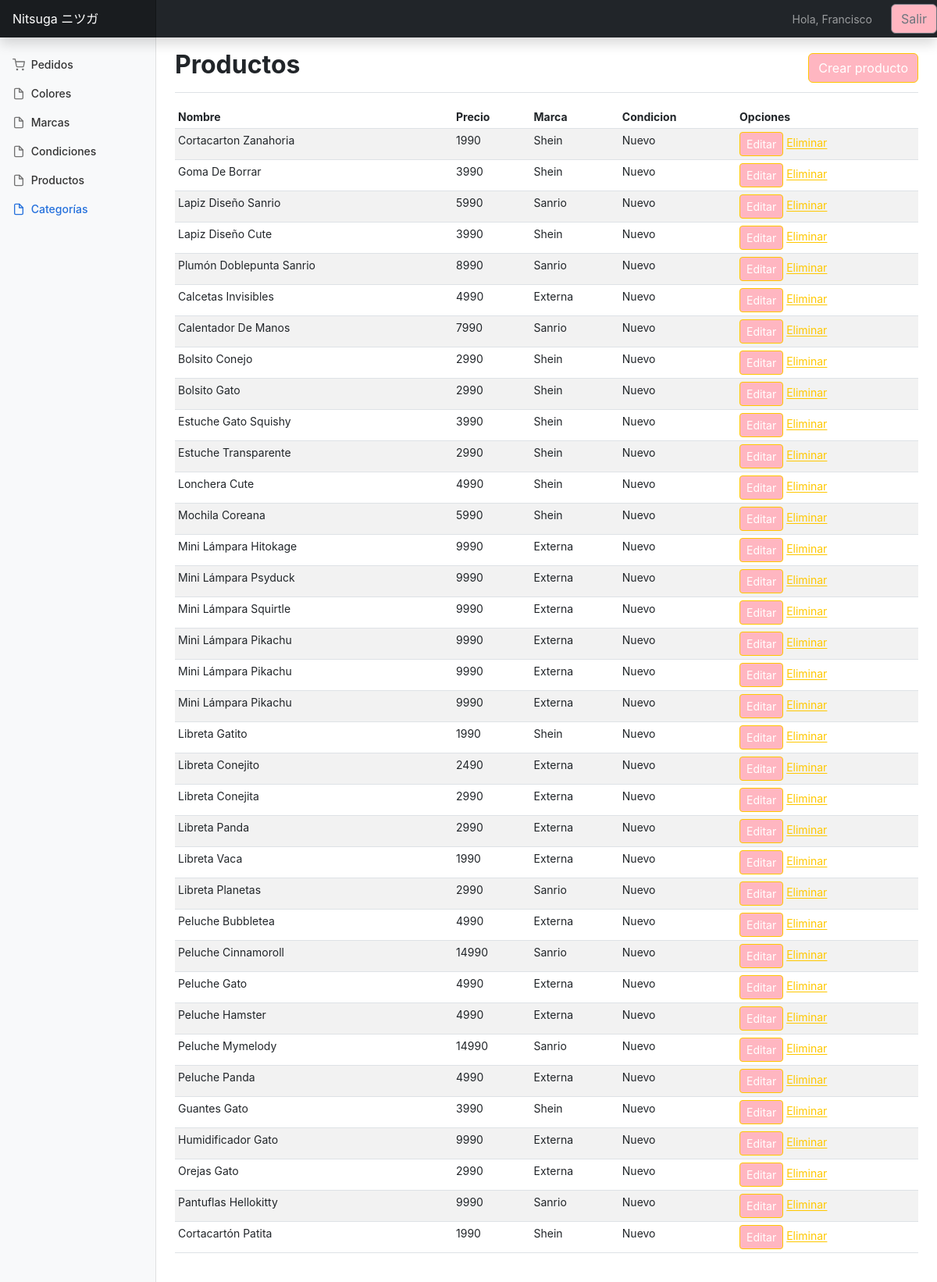
Page /listar_producto/ (signed in) on the committed database.
### app/models.py (models this page shows, shortened)
class Producto(models.Model):
    nombre = models.CharField(max_length=50)
    precio = models.IntegerField()
    descripcion = models.TextField()
    marca = models.ForeignKey(Marca, default="None", on_delete=models.PROTECT)
    colores = models.ForeignKey(Colores, default="None", on_delete=models.PROTECT)
    disponible = models.BooleanField()
    condicion = models.ForeignKey(Condicion, default="None", on_delete=models.PROTECT)
    categoria = models.ForeignKey(Categoria, default="None", on_delete=models.PROTECT)

class Marca(models.Model):
    nombre = models.CharField(max_length=50)
    disponible = models.BooleanField()
    def __str__(self):
        return self.nombre

class Condicion(models.Model):
    nombre = models.CharField(max_length=40)
    disponible = models.BooleanField()
    def __str__(self):
        return self.nombre

### app/views.py (the view)
# urls.py: path('listar_producto/', listar_producto, name="listar_producto"),
@login_required
def listar_producto(request):
    productos = Producto.objects.all()
    data = {
        'productos' : productos
    }
    return render(request, 'app/producto/listar.html', data)

### app/templates/app/producto/listar.html
{% extends 'app/gestion/base.html' %}
{% block contenido %}
<div class="container-fluid">
    <div class="row">
      <main class="col-md-9 ms-sm-auto col-lg-10 px-md-4">
        <div
          class="d-flex justify-content-between flex-wrap flex-md-nowrap align-items-center pt-3 pb-2 mb-3 border-bottom">
          <h1 class="h2">Productos</h1>
          <a href="{% url 'app:crear_producto' %}" class="btn btn-primary">Crear producto</a>
        </div>
        <div class="table-responsive">
          <table class="table table-striped table-sm">
            <thead>
              <tr>
                <th scope="col">Nombre</th>
                <th scope="col">Precio</th>
                <th scope="col">Marca</th>
                <th scope="col">Condicion</th>
                <th scope="col">Opciones</th>
              </tr>
            </thead>
            <tbody>
                {% for p in productos %}
                <tr>
                    <td>{{ p.nombre | title }}</td>
                    <td>{{ p.precio }}</td>
                    <td>{{ p.marca | title }}</td>
                    <td>{{ p.condicion | title }}</td>
                    <td>
                        <a href="{% url 'app:editar_producto' p.id %}" class="btn-primary btn btn-sm">Editar</a>
                        <a href="{% url 'app:eliminar_producto' p.id %}" class="btn-sm">Eliminar</a>
                    </td>
                </tr>
                {% endfor %}
            </tbody>
          </table>
        </div>
      </main>
    </div>
  </div>
{% endblock %}

### app/templates/app/gestion/base.html (shortened to what this page needs)
{% load static %}
<!doctype html>
<html lang="en">
<head>
  <link rel="stylesheet" href="{% static 'app/css/styles.css' %}">
  <link rel="stylesheet" href="{% static 'app/css/dashboard.css' %}">
</head>
<body>
  <header class="navbar navbar-dark sticky-top bg-dark flex-md-nowrap p-0 shadow">
    <a class="navbar-brand col-md-3 col-lg-2 me-0 px-3" href="{% url 'gestion_home' %}">Nitsuga ニツガ</a>
    <div class="navbar-nav">
      <div class="nav-item text-nowrap d-flex align-items-center">
        <span class="nav-link px-3">Hola, {{ user.username }}</span>
        <form action="{% url 'logout' %}" method="post" class="ms-2">
          <button type="submit" class="btn btn-outline-secondary">Salir</button>
        </form>
      </div>
    </div>
  </header>
  <div class="container-fluid">
    <div class="row">
      <nav id="sidebarMenu" class="col-md-3 col-lg-2 d-md-block bg-light sidebar collapse">
        <div class="position-sticky pt-3">
          <ul class="nav flex-column">
            <li class="nav-item">
              <a class="nav-link" aria-current="page" href="{% url 'gestion_home' %}">
                <span data-feather="shopping-cart"></span>
                Pedidos
              </a>
            </li>
            <li class="nav-item">
              <a class="nav-link" href="{% url 'app:listar_color' %}">
                <span data-feather="file"></span>
                Colores
              </a>
            </li>
            <li class="nav-item">
              <a class="nav-link" href="{% url 'app:listar_marca' %}">
                <span data-feather="file"></span>
                Marcas
              </a>
            </li>
            <li class="nav-item">
              <a class="nav-link" href="{% url 'app:listar_condicion' %}">
                <span data-feather="file"></span>
                Condiciones
              </a>
            </li>
            <li class="nav-item">
              <a class="nav-link" href="{% url 'app:listar_producto' %}">
                <span data-feather="file"></span>
                Productos
              </a>
            </li>
            <li class="nav-item">
              <a class="nav-link active" href="{% url 'app:listar_categoria' %}">
                <span data-feather="file"></span>
                Categorías
              </a>
            </li>
          </ul>
        </div>
      </nav>
    </div>
  </div>
    {% block contenido %}
    {% endblock %}
</body>
</html>

### app/static/app/css/dashboard.css (style rules this page uses)
body { font-size: .875rem; }
.feather { width: 16px; height: 16px; vertical-align: text-bottom; }
.sidebar { position: fixed; top: 0; bottom: 0; left: 0; z-index: 100; padding: 48px 0 0; box-shadow: inset -1px 0 0 rgba(0, 0, 0, .1); }
.sidebar .nav-link { font-weight: 500; color: #333; }
.sidebar .nav-link .feather { margin-right: 4px; color: #727272; }
.sidebar .nav-link.active { color: #2470dc; }
.sidebar .nav-link:hover .feather, .sidebar .nav-link.active .feather { color: inherit; }
.navbar-brand { padding-top: .75rem; padding-bottom: .75rem; font-size: 1rem; background-color: rgba(0, 0, 0, .25); box-shadow: inset -1px 0 0 rgba(0, 0, 0, .25); }

### rows in the picture
Producto: nombre "Cortacarton Zanahoria", precio "1990", marca "Shein", condicion "Nuevo"
Producto: nombre "Goma De Borrar", precio "3990", marca "Shein", condicion "Nuevo"
Producto: nombre "Lapiz Diseño Sanrio", precio "5990", marca "Sanrio", condicion "Nuevo"
Producto: nombre "Lapiz Diseño Cute", precio "3990", marca "Shein", condicion "Nuevo"
Producto: nombre "Plumón Doblepunta Sanrio", precio "8990", marca "Sanrio", condicion "Nuevo"
Producto: nombre "Calcetas Invisibles", precio "4990", marca "Externa", condicion "Nuevo"
Producto: nombre "Calentador De Manos", precio "7990", marca "Sanrio", condicion "Nuevo"
Producto: nombre "Bolsito Conejo", precio "2990", marca "Shein", condicion "Nuevo"
Producto: nombre "Bolsito Gato", precio "2990", marca "Shein", condicion "Nuevo"
Producto: nombre "Estuche Gato Squishy", precio "3990", marca "Shein", condicion "Nuevo"
Producto: nombre "Estuche Transparente", precio "2990", marca "Shein", condicion "Nuevo"
Producto: nombre "Lonchera Cute", precio "4990", marca "Shein", condicion "Nuevo"
Producto: nombre "Mochila Coreana", precio "5990", marca "Shein", condicion "Nuevo"
Producto: nombre "Mini Lámpara Hitokage", precio "9990", marca "Externa", condicion "Nuevo"
Producto: nombre "Mini Lámpara Psyduck", precio "9990", marca "Externa", condicion "Nuevo"
Producto: nombre "Mini Lámpara Squirtle", precio "9990", marca "Externa", condicion "Nuevo"
Producto: nombre "Mini Lámpara Pikachu", precio "9990", marca "Externa", condicion "Nuevo"
Producto: nombre "Mini Lámpara Pikachu", precio "9990", marca "Externa", condicion "Nuevo"
Producto: nombre "Mini Lámpara Pikachu", precio "9990", marca "Externa", condicion "Nuevo"
Producto: nombre "Libreta Gatito", precio "1990", marca "Shein", condicion "Nuevo"
Producto: nombre "Libreta Conejito", precio "2490", marca "Externa", condicion "Nuevo"
Producto: nombre "Libreta Conejita", precio "2990", marca "Externa", condicion "Nuevo"
Producto: nombre "Libreta Panda", precio "2990", marca "Externa", condicion "Nuevo"
Producto: nombre "Libreta Vaca", precio "1990", marca "Externa", condicion "Nuevo"
Producto: nombre "Libreta Planetas", precio "2990", marca "Sanrio", condicion "Nuevo"
Producto: nombre "Peluche Bubbletea", precio "4990", marca "Externa", condicion "Nuevo"
Producto: nombre "Peluche Cinnamoroll", precio "14990", marca "Sanrio", condicion "Nuevo"
Producto: nombre "Peluche Gato", precio "4990", marca "Externa", condicion "Nuevo"
Producto: nombre "Peluche Hamster", precio "4990", marca "Externa", condicion "Nuevo"
Producto: nombre "Peluche Mymelody", precio "14990", marca "Sanrio", condicion "Nuevo"
Producto: nombre "Peluche Panda", precio "4990", marca "Externa", condicion "Nuevo"
Producto: nombre "Guantes Gato", precio "3990", marca "Shein", condicion "Nuevo"
Producto: nombre "Humidificador Gato", precio "9990", marca "Externa", condicion "Nuevo"
Producto: nombre "Orejas Gato", precio "2990", marca "Externa", condicion "Nuevo"
Producto: nombre "Pantuflas Hellokitty", precio "9990", marca "Sanrio", condicion "Nuevo"
Producto: nombre "Cortacartón Patita", precio "1990", marca "Shein", condicion "Nuevo"

### other values in the picture
{{ user.username }} "Francisco"
